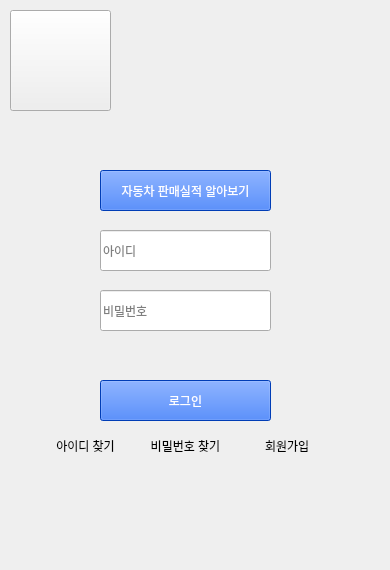
    <widget class="QWidget" name="page_29">
     <widget class="QLineEdit" name="PW_input">
      <property name="geometry">
       <rect>
        <x>100</x>
        <y>290</y>
        <width>171</width>
        <height>41</height>
       </rect>
      </property>
      <property name="echoMode">
       <enum>QLineEdit::Password</enum>
      </property>
      <property name="placeholderText">
       <string>비밀번호</string>
      </property>
     </widget>
     <widget class="QPushButton" name="startButton_2">
      <property name="geometry">
       <rect>
        <x>10</x>
        <y>10</y>
        <width>101</width>
        <height>101</height>
       </rect>
      </property>
      <property name="styleSheet">
       <string notr="true">border-image:url(&quot;/Users/IOT/Documents/Login/danawa.jpg&quot;)</string>
      </property>
      <property name="text">
       <string/>
      </property>
     </widget>
     <widget class="QPushButton" name="JOIN">
      <property name="geometry">
       <rect>
        <x>240</x>
        <y>430</y>
        <width>91</width>
        <height>31</height>
       </rect>
      </property>
      <property name="text">
       <string> 회원가입</string>
      </property>
      <property name="flat">
       <bool>true</bool>
      </property>
     </widget>
     <widget class="QPushButton" name="FIND_pw">
      <property name="geometry">
       <rect>
        <x>140</x>
        <y>430</y>
        <width>91</width>
        <height>31</height>
       </rect>
      </property>
      <property name="text">
       <string>비밀번호 찾기</string>
      </property>
      <property name="flat">
       <bool>true</bool>
      </property>
     </widget>
     <widget class="QLineEdit" name="ID_input">
      <property name="geometry">
       <rect>
        <x>100</x>
        <y>230</y>
        <width>171</width>
        <height>41</height>
       </rect>
      </property>
      <property name="placeholderText">
       <string>아이디</string>
      </property>
     </widget>
     <widget class="QPushButton" name="LOGIN">
      <property name="geometry">
       <rect>
        <x>100</x>
        <y>380</y>
        <width>171</width>
        <height>41</height>
       </rect>
      </property>
      <property name="styleSheet">
       <string notr="true">background-color: rgb(0, 85, 255);
border-color: rgb(0, 0, 0);
color: rgb(255, 255, 255);</string>
      </property>
      <property name="text">
       <string>로그인</string>
      </property>
     </widget>
     <widget class="QPushButton" name="FIND_id">
      <property name="geometry">
       <rect>
        <x>40</x>
        <y>430</y>
        <width>91</width>
        <height>31</height>
       </rect>
      </property>
      <property name="styleSheet">
       <string notr="true">background-color: rgb(0,0,0,0);</string>
      </property>
      <property name="text">
       <string>아이디 찾기</string>
      </property>
      <property name="flat">
       <bool>true</bool>
      </property>
     </widget>
     <widget class="QPushButton" name="LOGIN_2">
      <property name="geometry">
       <rect>
        <x>100</x>
        <y>170</y>
        <width>171</width>
        <height>41</height>
       </rect>
      </property>
      <property name="styleSheet">
       <string notr="true">background-color: rgb(0, 85, 255);
border-color: rgb(0, 0, 0);
color: rgb(255, 255, 255);</string>
      </property>
      <property name="text">
       <string>자동차 판매실적 알아보기</string>
      </property>
     </widget>
     <widget class="QPushButton" name="LOGIN_ducheck">
      <property name="geometry">
       <rect>
        <x>50</x>
        <y>340</y>
        <width>281</width>
        <height>31</height>
       </rect>
      </property>
      <property name="text">
       <string/>
      </property>
      <property name="flat">
       <bool>true</bool>
      </property>
     </widget>
     <widget class="QLabel" name="ad">
      <property name="geometry">
       <rect>
        <x>10</x>
        <y>470</y>
        <width>371</width>
        <height>91</height>
       </rect>
      </property>
      <property name="text">
       <string/>
      </property>
     </widget>
    </widget>
